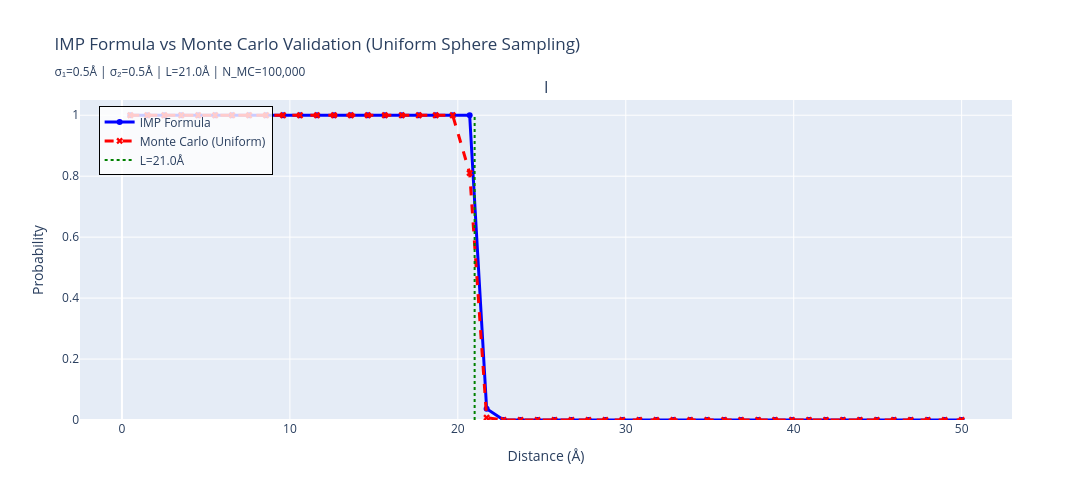

Notebook code for this chart:
### Code cell
import numpy as np
import matplotlib.pyplot as plt
import plotly.graph_objects as go
from plotly.subplots import make_subplots
import IMP
import IMP.core
from math import pi

def compute_imp_probability(d, sigma1, sigma2, L):
    """
    Compute IMP analytical formula probability.
    
    Parameters:
    -----------
    d : float
        Distance between particle centers
    sigma1, sigma2 : float
        Uncertainty radii
    L : float
        Crosslinker maximum length
    """
    # Volumes
    vi = 4.0 / 3.0 * pi * sigma1**3
    vj = 4.0 / 3.0 * pi * sigma2**3
    
    # Sphere cap function
    def sphere_cap(r1, r2, dist):
        if dist <= abs(r1 - r2):
            return min(4.0 / 3.0 * pi * r1**3, 4.0 / 3.0 * pi * r2**3)
        if dist >= r1 + r2:
            return 0.0
        return (pi / (12.0 * dist) * (r1 + r2 - dist)**2 *
                (dist**2 + 2*dist*r1 - 3*r1**2 + 2*dist*r2 + 6*r1*r2 - 3*r2**2))
    
    # IMP formula logic
    if d < sigma1 + sigma2:
        xlvol = 4.0 / 3.0 * pi * (L / 2)**3
        fi = min(vi, xlvol)
        fj = min(vj, xlvol)
    else:
        di = d - sigma2 - L / 2
        dj = d - sigma1 - L / 2
        fi = sphere_cap(sigma1, L / 2, abs(di))
        fj = sphere_cap(sigma2, L / 2, abs(dj))
    
    pofr = fi * fj / (vi * vj)
    return pofr

def compute_mc_probability(p1, p2, sigma1, sigma2, L, N=100000):
    """
    Compute Monte Carlo probability by sampling uniformly within spheres.
    
    Parameters:
    -----------
    p1, p2 : np.ndarray
        Center positions of spheres
    sigma1, sigma2 : float
        Radii of uncertainty spheres
    L : float
        Crosslinker maximum length
    N : int
        Number of MC samples
    
    Returns:
    --------
    prob_mc : float
        Probability that distance < L
    """
    # Sample points uniformly within sphere 1
    # Method: Sample from uniform sphere using rejection sampling or inverse transform
    q1_samples = sample_uniform_sphere_rejection(p1, sigma1, N)
    q2_samples = sample_uniform_sphere_rejection(p2, sigma2, N)
    
    # Calculate pairwise distances
    distances = np.linalg.norm(q1_samples - q2_samples, axis=1)
    
    # Probability that distance < L
    prob_mc = np.mean(distances < L)
    return prob_mc

def sample_uniform_sphere_rejection(center, radius, N):
    """
    Alternative: Sample uniformly within sphere using rejection sampling.
    This is simpler but less efficient (~52% acceptance rate).
    
    Parameters:
    -----------
    center : np.ndarray, shape (3,)
        Center of sphere
    radius : float
        Radius of sphere
    N : int
        Number of samples needed
    
    Returns:
    --------
    samples : np.ndarray, shape (N, 3)
        Points uniformly distributed within sphere
    """
    samples = []
    
    while len(samples) < N:
        # Sample from cube [-R, R]^3
        candidates = np.random.uniform(-radius, radius, size=(N*2, 3))
        
        # Keep only points inside sphere
        distances_sq = np.sum(candidates**2, axis=1)
        inside_mask = distances_sq <= radius**2
        
        valid_samples = candidates[inside_mask]
        samples.extend(valid_samples)
    
    # Take exactly N samples and translate to center
    samples = np.array(samples[:N]) + center
    
    return samples

def create_comparison_plot(sigma1=5.0, sigma2=5.0, L=21.0, N_mc=100000):
    """
    Create comprehensive comparison plot: IMP vs Monte Carlo probabilities.
    Uses CORRECT uniform sampling within spheres.
    """
    print("Computing probabilities for different distances...")
    print("Using uniform sampling within spheres (not Gaussian!)")
    
    # Distance range
    distances_range = np.linspace(0.5, 50, 50)
    
    prob_imp = []
    prob_mc = []
    
    p1 = np.array([0.0, 0.0, 0.0])
    
    for i, sep in enumerate(distances_range):
        p2 = np.array([sep, 0.0, 0.0])
        
        # IMP probability
        p_imp = compute_imp_probability(sep, sigma1, sigma2, L)
        prob_imp.append(p_imp)
        
        # Monte Carlo probability (CORRECTED - uniform within sphere)
        p_mc = compute_mc_probability(p1, p2, sigma1, sigma2, L, N=N_mc)
        prob_mc.append(p_mc)
        
        if (i + 1) % 10 == 0:
            print(f"  Processed {i+1}/{len(distances_range)} distances...")
    
    prob_imp = np.array(prob_imp)
    prob_mc = np.array(prob_mc)
    
    # Calculate discrepancy
    discrepancy = np.abs(prob_imp - prob_mc)
    
    # Avoid division by zero for relative error
    relative_error = np.where(
        prob_mc > 1e-6,
        100 * discrepancy / prob_mc,
        0
    )
    
    print("Creating visualization...")
    
    # Create subplots: 1 panel
    fig = make_subplots(
        rows=1, cols=1,
        subplot_titles=(
            'IMP vs Monte Carlo Probability'
        ),
        column_widths=[0.4]
    )
    
    # Panel 1: IMP vs MC probabilities
    fig.add_trace(
        go.Scatter(
            x=distances_range, 
            y=prob_imp,
            mode='lines+markers',
            name='IMP Formula',
            line=dict(color='blue', width=3),
            marker=dict(size=6, symbol='circle')
        ),
        row=1, col=1
    )
    
    fig.add_trace(
        go.Scatter(
            x=distances_range, 
            y=prob_mc,
            mode='lines+markers',
            name='Monte Carlo (Uniform)',
            line=dict(color='red', width=3, dash='dash'),
            marker=dict(size=6, symbol='x')
        ),
        row=1, col=1
    )
    
    # Add crosslinker length line
    fig.add_trace(
        go.Scatter(
            x=[L, L], 
            y=[0, 1],
            mode='lines',
            name=f'L={L}Å',
            line=dict(color='green', width=2, dash='dot'),
            showlegend=True
        ),
        row=1, col=1
    )
    
    # Update axes
    fig.update_xaxes(title_text="Distance (Å)", row=1, col=1)
    fig.update_yaxes(title_text="Probability", range=[0, 1.05], row=1, col=1)
    
    # Overall layout
    fig.update_layout(
        height=500,
        width=1600,
        title_text=f"IMP Formula vs Monte Carlo Validation (Uniform Sphere Sampling)<br>"
                   f"<sub>σ₁={sigma1:.1f}Å | σ₂={sigma2:.1f}Å | L={L:.1f}Å | N_MC={N_mc:,}</sub>",
        showlegend=True,
        legend=dict(
            x=0.02,
            y=0.98,
            bgcolor='rgba(255, 255, 255, 0.8)',
            bordercolor='black',
            borderwidth=1
        )
    )
    
    print("\n" + "="*70)
    print("COMPARISON SUMMARY (CORRECTED - Uniform Sphere Sampling)")
    print("="*70)
    print(f"Configuration: σ₁={sigma1:.1f}Å, σ₂={sigma2:.1f}Å, L={L:.1f}Å")
    print(f"Monte Carlo samples per distance: {N_mc:,}")
    print("="*70)
    
    return fig, {
        'distances': distances_range,
        'prob_imp': prob_imp,
        'prob_mc': prob_mc
    }

# Create comparison visualization with CORRECTED sampling
fig_comparison, results = create_comparison_plot(
    sigma1=0.5, 
    sigma2=0.5, 
    L=21.0, 
    N_mc=100000  # Should be much faster now
)

fig_comparison.show()

# Detailed table
print("\nDetailed Comparison Table:")
print("-" * 80)
print(f"{'Distance (Å)':>12} | {'IMP Prob':>10} | {'MC Prob':>10} |")
print("-" * 80)

test_distances = [2.0, 3.0, 4.0, 5.0, 8.0, 10.0, 12.0, 15.0, 18.0, 20.0, 20.5, 21.0, 22.0, 23.0, 25.0, 30.0, 40.0]
for test_d in test_distances:
    idx = np.argmin(np.abs(results['distances'] - test_d))
    actual_d = results['distances'][idx]
    p_imp = results['prob_imp'][idx]
    p_mc = results['prob_mc'][idx]
    
    print(f"{actual_d:12.1f} | {p_imp:10.6f} | {p_mc:10.6f} |")

print("-" * 80)

### Figure 1 — Plotly figure (JSON) as saved in the notebook; plotly's stock layout.template omitted (floating-point values rounded to 4 significant figures)
{"data": [{"line": {"color": "blue", "width": 3}, "marker": {"size": 6, "symbol": "circle"}, "mode": "lines+markers", "name": "IMP Formula", "type": "scatter", "x": [0.5, 1.51, 2.52, 3.531, 4.541, 5.551, 6.561, 7.571, 8.582, 9.592, 10.6, 11.61, 12.62, 13.63, 14.64, 15.65, 16.66, 17.67, 18.68, 19.69, 20.7, 21.71, 22.72, 23.73, 24.74, 25.76, 26.77, 27.78, 28.79, 29.8, 30.81, 31.82, 32.83, 33.84, 34.85, 35.86, 36.87, 37.88, 38.89, 39.9, 40.91, 41.92, 42.93, 43.94, 44.95, 45.96, 46.97, 47.98, 48.99, 50.0], "xaxis": "x", "y": [1.0, 1.0, 1.0, 1.0, 1.0, 1.0, 1.0, 1.0, 1.0, 1.0, 1.0, 1.0, 1.0, 1.0, 1.0, 1.0, 1.0, 1.0, 1.0, 1.0, 1.0, 0.03703, 0.0, 0.0, 0.0, 0.0, 0.0, 0.0, 0.0, 0.0, 0.0, 0.0, 0.0, 0.0, 0.0, 0.0, 0.0, 0.0, 0.0, 0.0, 0.0, 0.0, 0.0, 0.0, 0.0, 0.0, 0.0, 0.0, 0.0, 0.0], "yaxis": "y"}, {"line": {"color": "red", "dash": "dash", "width": 3}, "marker": {"size": 6, "symbol": "x"}, "mode": "lines+markers", "name": "Monte Carlo (Uniform)", "type": "scatter", "x": [0.5, 1.51, 2.52, 3.531, 4.541, 5.551, 6.561, 7.571, 8.582, 9.592, 10.6, 11.61, 12.62, 13.63, 14.64, 15.65, 16.66, 17.67, 18.68, 19.69, 20.7, 21.71, 22.72, 23.73, 24.74, 25.76, 26.77, 27.78, 28.79, 29.8, 30.81, 31.82, 32.83, 33.84, 34.85, 35.86, 36.87, 37.88, 38.89, 39.9, 40.91, 41.92, 42.93, 43.94, 44.95, 45.96, 46.97, 47.98, 48.99, 50.0], "xaxis": "x", "y": [1.0, 1.0, 1.0, 1.0, 1.0, 1.0, 1.0, 1.0, 1.0, 1.0, 1.0, 1.0, 1.0, 1.0, 1.0, 1.0, 1.0, 1.0, 1.0, 1.0, 0.8105, 0.00766, 0.0, 0.0, 0.0, 0.0, 0.0, 0.0, 0.0, 0.0, 0.0, 0.0, 0.0, 0.0, 0.0, 0.0, 0.0, 0.0, 0.0, 0.0, 0.0, 0.0, 0.0, 0.0, 0.0, 0.0, 0.0, 0.0, 0.0, 0.0], "yaxis": "y"}, {"line": {"color": "green", "dash": "dot", "width": 2}, "mode": "lines", "name": "L=21.0Å", "showlegend": true, "type": "scatter", "x": [21, 21], "xaxis": "x", "y": [0, 1], "yaxis": "y"}], "layout": {"annotations": [{"font": {"size": 16}, "showarrow": false, "text": "I", "x": 0.5, "xanchor": "center", "xref": "paper", "y": 1, "yanchor": "bottom", "yref": "paper"}], "height": 500, "legend": {"bgcolor": "rgba(255, 255, 255, 0.8)", "bordercolor": "black", "borderwidth": 1, "x": 0.02, "y": 0.98}, "showlegend": true, "title": {"text": "IMP Formula vs Monte Carlo Validation (Uniform Sphere Sampling)<br><sub>σ₁=0.5Å | σ₂=0.5Å | L=21.0Å | N_MC=100,000</sub>"}, "width": 1600, "xaxis": {"anchor": "y", "domain": [0, 1], "title": {"text": "Distance (Å)"}}, "yaxis": {"anchor": "x", "domain": [0, 1], "range": [0, 1.05], "title": {"text": "Probability"}}}}
